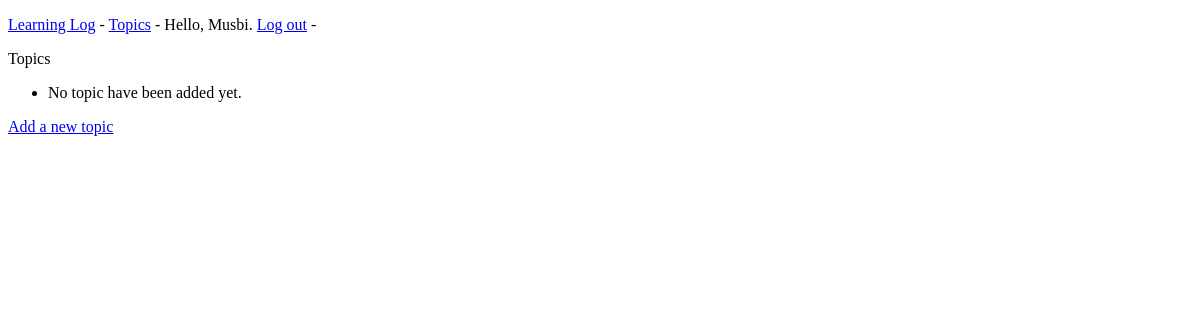
Before: /topics/ (signed in) with the older database file.
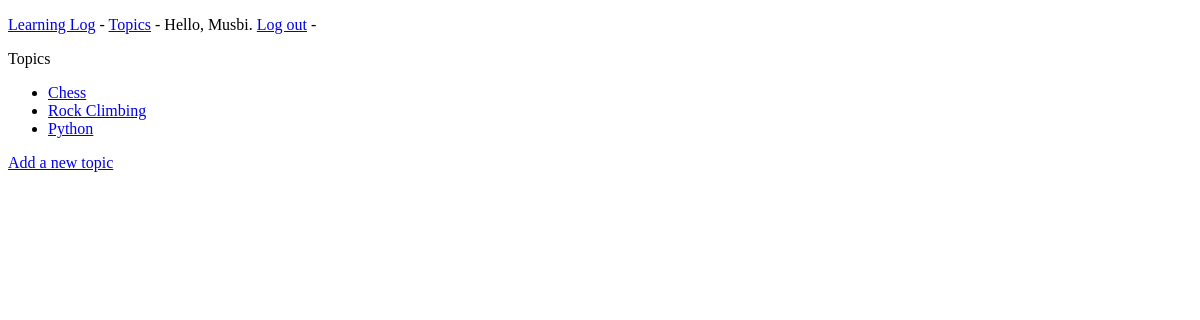
After: the same page with the newer database file.
### learning_logs/models.py (models this page shows)
class Topic(models.Model):
    text = models.CharField(max_length=200) # create a text topic database for the user
    author = models.CharField(max_length=200)
    data_added = models.DateTimeField(auto_now_add=True) # set the currently time any time the user create a new topic
    owner = models.ForeignKey(User, on_delete=models.CASCADE)
    def __str__(self) :
        return self.text

### learning_logs/views.py (the view)
# urls.py: path('topics/', views.topics, name='topics'),
@login_required
def topics(request):
    topics = Topic.objects.filter(owner=request.user).order_by('data_added') # sort the topics by date # make each user see only their own data.
    context = {'topics': topics}
    return render(request, "learning_logs/topics.html", context)

### learning_logs/templates/learning_logs/topics.html
{% extends 'learning_logs/base.html' %}
{% block content %}
<p>Topics</p>
<ul>
    {% for topic in topics %}
        <li><a href="{% url 'learning_logs:topic'  topic.id%}">{{ topic }} </a></li>
    {% empty %}
        <li>No topic have been added yet.</li>
    {% endfor %}
</ul>
<a href="{% url 'learning_logs:new_topic' %}">Add a new topic</a>
{% endblock content %}

Changed rows visible on the page:
added Topic: text "Chess"
added Topic: text "Rock Climbing"
added Topic: text "Python"
Other visible differences:
text no longer shown: "No topic have been added yet."
